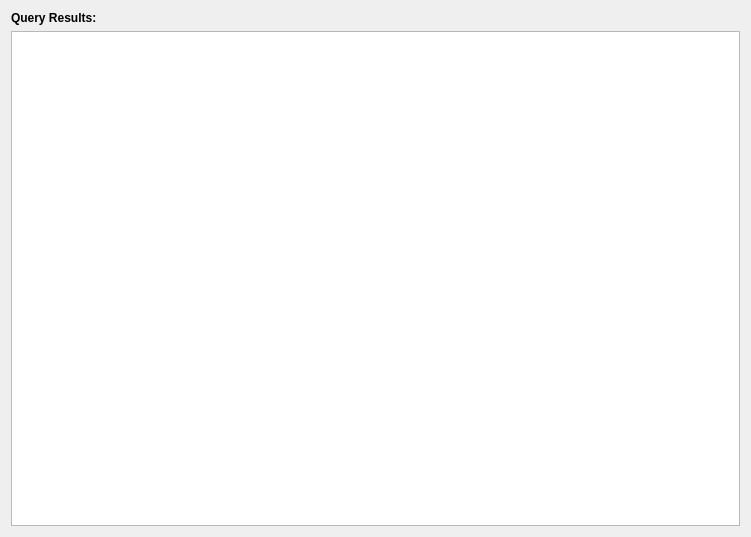
<?xml version="1.0" encoding="UTF-8"?>
<ui version="4.0">
 <class>Results</class>
 <widget class="QWidget" name="Results">
  <property name="geometry">
   <rect>
    <x>0</x>
    <y>0</y>
    <width>751</width>
    <height>537</height>
   </rect>
  </property>
  <property name="windowTitle">
   <string>Form</string>
  </property>
  <layout class="QVBoxLayout" name="verticalLayout">
   <item>
    <widget class="QLabel" name="label_2">
     <property name="font">
      <font>
       <weight>75</weight>
       <bold>true</bold>
      </font>
     </property>
     <property name="text">
      <string>Query Results:</string>
     </property>
     <property name="alignment">
      <set>Qt::AlignBottom|Qt::AlignLeading|Qt::AlignLeft</set>
     </property>
    </widget>
   </item>
   <item>
    <widget class="TableView" name="view">
     <property name="sizePolicy">
      <sizepolicy hsizetype="Expanding" vsizetype="Expanding">
       <horstretch>0</horstretch>
       <verstretch>4</verstretch>
      </sizepolicy>
     </property>
     <property name="alternatingRowColors">
      <bool>true</bool>
     </property>
     <property name="showGrid">
      <bool>false</bool>
     </property>
     <property name="gridStyle">
      <enum>Qt::DotLine</enum>
     </property>
     <property name="sortingEnabled">
      <bool>true</bool>
     </property>
     <property name="cornerButtonEnabled">
      <bool>false</bool>
     </property>
     <attribute name="horizontalHeaderDefaultSectionSize">
      <number>150</number>
     </attribute>
     <attribute name="horizontalHeaderMinimumSectionSize">
      <number>25</number>
     </attribute>
     <attribute name="horizontalHeaderStretchLastSection">
      <bool>true</bool>
     </attribute>
     <attribute name="verticalHeaderVisible">
      <bool>false</bool>
     </attribute>
     <attribute name="verticalHeaderDefaultSectionSize">
      <number>20</number>
     </attribute>
    </widget>
   </item>
  </layout>
 </widget>
 <customwidgets>
  <customwidget>
   <class>TableView</class>
   <extends>QTableView</extends>
   <header>table.h</header>
  </customwidget>
 </customwidgets>
 <resources/>
 <connections/>
</ui>
